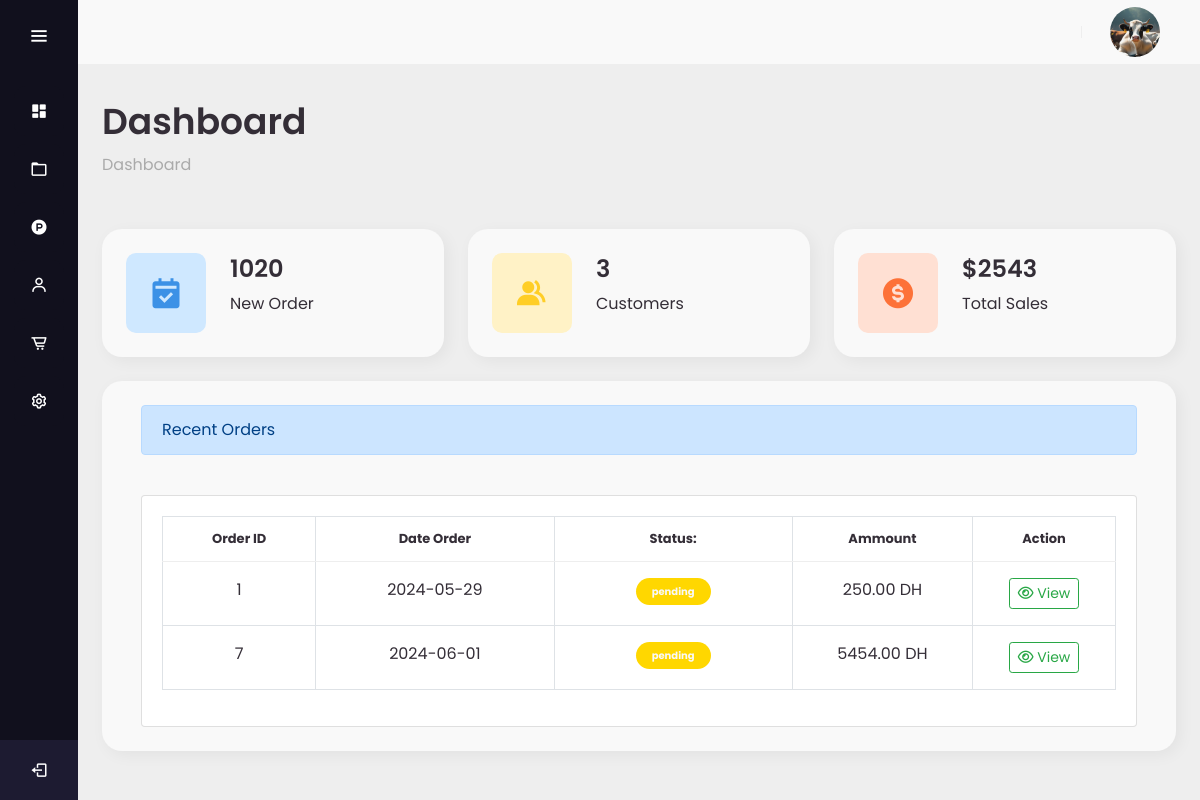
Screenshot of /admin/dashboard/ (signed in) with the database file from the repository.
### tables this page shows
CREATE TABLE `orders` (
  `OrderID` int(11) NOT NULL,
  `UserID` int(11) DEFAULT NULL,
  `OrderDate` timestamp NOT NULL DEFAULT current_timestamp(),
  `TotalAmount` decimal(10,2) NOT NULL,
  `Status` enum('pending','processing','completed','shipped','cancelled') NOT NULL DEFAULT 'pending',
  `ShippingAddress` varchar(255) DEFAULT NULL,
  `BillingAddress` varchar(255) DEFAULT NULL
);

### admin/dashboard/index.php (the view, shortened to what this page needs)
<?php
include ("../../includes/connection.php");
?>
<!DOCTYPE html>
<html lang="en">
<head>
  <link href='https://unpkg.com/boxicons@2.1.4/css/boxicons.min.css' rel='stylesheet'>
  <link rel="stylesheet" type="text/css" href="../assets/css/bootstrap.min.css" />
  <link rel="stylesheet" href="https://cdn.datatables.net/2.0.7/css/dataTables.dataTables.min.css" />
  <link rel="stylesheet" href="../assets/css/style.css" />
  <link rel="stylesheet" href="../assets/css/nav_sidebar.css" />
  <link rel="stylesheet" href="https://cdnjs.cloudflare.com/ajax/libs/font-awesome/6.1.1/css/all.min.css"
 />
</head>
<body>
  <?php include ('../includes/sidebar.php'); ?>
  <section class="content" id="content">
    <?php include ('../includes/navbar.php'); ?>
    <main>
      <div class="head-title">
        <div class="left">
          <h1>Dashboard</h1>
          <ul class="dreadleft">
            <li>
              <a href="#">Dashboard</a>
            </li>
          </ul>
        </div>
      </div>
      <?php
$sql = "SELECT COUNT(*) AS total_users FROM users WHERE archived = 0";
$result = mysqli_query($conn, $sql);
if ($result) {
    $row = mysqli_fetch_assoc($result);
    $total_users = $row['total_users'];
} else {
    echo "Error executing query: " . mysqli_error($connection);
}
?>
      <ul class="box-info">
        <li class="li-item">
          <i class="bx bxs-calendar-check"></i>
          <span class="text">
            <h3>1020</h3>
            <p>New Order</p>
          </span>
        </li>
        <li class="li-item">
          <i class="bx bxs-group"></i>
          <span class="text">
            <h3><?php echo $total_users; ?></h3>
            <p>Customers</p>
          </span>
        </li>
        <li class="li-item">
          <i class="bx bxs-dollar-circle"></i>
          <span class="text">
            <h3>$2543</h3>
            <p>Total Sales</p>
          </span>
        </li>
      </ul>
      <div class="table-data">
        <div class="order">
          <div class="container-fluid admin">
            <div class="col-md-12 alert alert-primary">Recent Orders</div>
            <br>
            <div class="card">
              <div class="card-body">
                <table class="table table-bordered" id="OrderTable">
                  <thead>
                    <tr>
                      <th>Order ID</th>
                      <th style='width: 25%;'>
                        <span>Date Order</span>
                      </th>
                      <th style='width: 25%;'>
                        <span>Status: </span>
                      </th>
                      <th>Ammount</th>
                      <th>Action</th>
                    </tr>
                  </thead>
                  <tbody>
                    <?php
                    $sql = "SELECT * FROM orders where Status = 'pending'";
                    $result = mysqli_query($conn, $sql);
                    if (mysqli_num_rows($result) > 0) {
                      $token = uniqid();
                      while ($row = mysqli_fetch_assoc($result)) {
                        $orderDateTime = $row['OrderDate'];
                        $dateAndTime = explode(" ", $orderDateTime);
                        $date = $dateAndTime[0];
                        echo "<tr>";
                        echo "<td style='text-align: center;'>" . $row['OrderID'] . "</td>";
                        echo "<td>" . $date . "</td>";
                        echo "<td> <span class='status " . $row['Status'] . "'>" . $row['Status'] . "</span></td>";
                        echo "<td>" . $row['TotalAmount'] . " DH</td>";
                        echo "<td class='action-column' style='width: 15%;'>";
                        echo "<div class='actionBtns'>";
                        echo "<a href='../orders/view.php?token=" . $token . "&order_id=" . $row['OrderID'] . "' class='btn btn-sm btn-outline-success' name='view' ><i class='fa-regular fa-eye'></i> View</a>";
                        echo "</div>";
                        echo "</td>";
                        echo "</tr>";
                      }
                    }
                    ?>
                  </tbody>
                </table>
              </div>
            </div>
          </div>
        </div>
      </div>
    </main>
  </section>
</body>
</html>

### admin/assets/css/style.css (style rules this page uses)
:root { --poppins: 'Poppins', sans-serif; --lato: 'Lato', sans-serif; --green: #81D43A; --light-green: #E3FFCB; --dark-blue: #0C5FCD; --light: #F9F9F9; --blue: #3C91E6; --light-blue: #CFE8FF; --grey: #eee; --dark-grey: #AAAAAA; --dark: #342E37; --red: #DB504A; --yellow: #FFCE26; --light-yellow: #FFF2C6; --orange: #FD7238; --light-orange: #FFE0D3; }
html { overflow-x: hidden; }
body { background: var(--grey); overflow-x: hidden; }
a { text-decoration: none; }
li { list-style: none; }
#content main { width: 100%; padding: 36px 24px; font-family: var(--poppins); max-height: calc(100vh - 56px); overflow-y: auto; }
#content main .head-title { display: flex; align-items: center; justify-content: space-between; grid-gap: 16px; flex-wrap: wrap; }
#content main .head-title .left h1 { font-size: 36px; font-weight: 600; margin-bottom: 10px; color: var(--dark); }
#content main .head-title .left .dreadleft { display: flex; align-items: center; grid-gap: 16px; }
#content main .head-title .left .dreadleft li { color: var(--dark); }
#content main .head-title .left .dreadleft li a { color: var(--dark-grey); pointer-events: none; }
#content main .table-data { display: flex; flex-wrap: wrap; grid-gap: 24px; margin-top: 24px; width: 100%; color: var(--dark); }
#content main .table-data > div { border-radius: 20px; background: var(--light); padding: 24px; overflow-x: auto; }
#content main .table-data .order { flex-grow: 1; flex-basis: 500px; box-shadow: 4px 4px 16px rgba(0, 0, 0, .05); }
#content main .table-data .order table { width: 100%; border-collapse: collapse; }
#content main .table-data .order table th { padding-bottom: 12px; font-size: 13px; text-align: center; border-bottom: 1px solid var(--grey); }
#content main .table-data .order table td { padding: 16px 0; text-align: center; }
#content main .table-data .order table tr td .status { font-size: 10px; padding: 6px 16px; color: var(--light); border-radius: 20px; font-weight: 700; }
#content main .table-data .order table tr td .status.pending { background: #FFD700; }

### admin/assets/css/nav_sidebar.css (style rules this page uses)
:root { --poppins: 'Poppins', sans-serif; --lato: 'Lato', sans-serif; --green: #81D43A; --light-green: #E3FFCB; --dark-blue: #0C5FCD; --light: #F9F9F9; --blue: #3C91E6; --light-blue: #CFE8FF; --grey: #eee; --dark-grey: #AAAAAA; --dark: #342E37; --red: #DB504A; --yellow: #FFCE26; --light-yellow: #FFF2C6; --orange: #FD7238; --light-orange: #FFE0D3; }
html { overflow-x: hidden; }
body { background: var(--grey); overflow-x: hidden; }
a { text-decoration: none; }
li { list-style: none; }
* { margin: 0; padding: 0; box-sizing: border-box; font-family: "Poppins" , sans-serif; }
.content { position: fixed; background: #eee; min-height: 100vh; top: 0; left: 78px; width: calc(100% - 78px); transition: all 0.5s ease; z-index: 2; }
#content main { width: 100%; padding: 36px 24px; font-family: var(--poppins); max-height: calc(100vh - 56px); overflow-y: auto; }
#content main .head-title { display: flex; align-items: center; justify-content: space-between; grid-gap: 16px; flex-wrap: wrap; }
#content main .head-title .left h1 { font-size: 36px; font-weight: 600; margin-bottom: 10px; color: var(--dark); }
#content main .head-title .left .dreadleft { display: flex; align-items: center; grid-gap: 16px; }
#content main .head-title .left .dreadleft li { color: var(--dark); }
#content main .head-title .left .dreadleft li a { color: var(--dark-grey); pointer-events: none; }
#content main .box-info { display: grid; grid-template-columns: repeat(auto-fit, minmax(240px, 1fr)); grid-gap: 24px; margin-top: 36px; }
#content main .box-info .li-item { padding: 24px; background: var(--light); border-radius: 20px; display: flex; align-items: center; grid-gap: 24px; box-shadow: 4px 4px 16px rgba(0, 0, 0, .05); }
#content main .box-info .li-item .bx { width: 80px; height: 80px; border-radius: 10px; font-size: 36px; display: flex; justify-content: center; align-items: center; }
#content main .box-info .li-item:nth-child(1) .bx { background: var(--light-blue); color: var(--blue); }
#content main .box-info .li-item:nth-child(2) .bx { background: var(--light-yellow); color: var(--yellow); }
#content main .box-info .li-item:nth-child(3) .bx { background: var(--light-orange); color: var(--orange); }
#content main .box-info .li-item .text h3 { font-size: 24px; font-weight: 600; color: var(--dark); }
#content main .box-info .li-item .text p { color: var(--dark); }

### rows the page displays
orders: OrderID "1", OrderDate "2024-05-29", Status "pending", TotalAmount "250.00"
orders: OrderID "7", OrderDate "2024-06-01", Status "pending", TotalAmount "5454.00"

### other values shown
$total_users "3"
